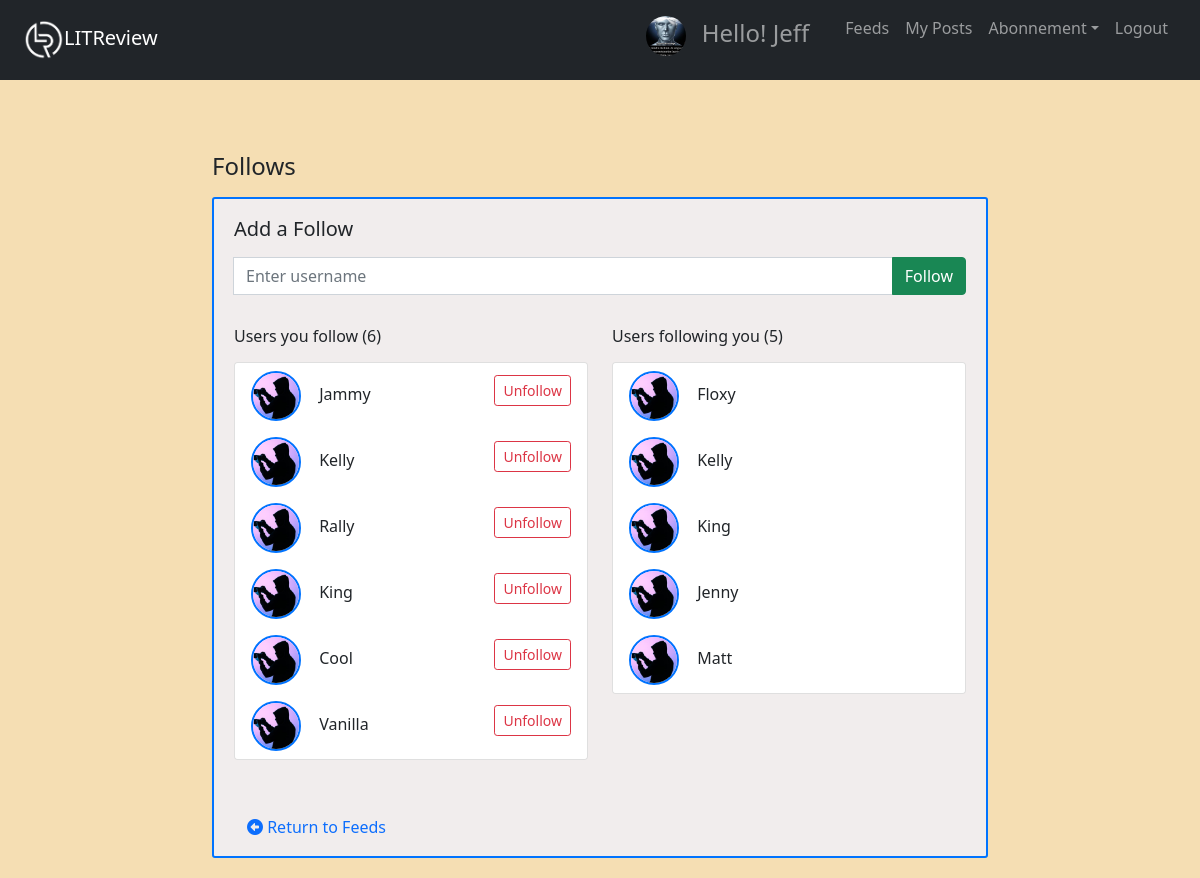
The app's page /follow_page/ (signed in), older data.
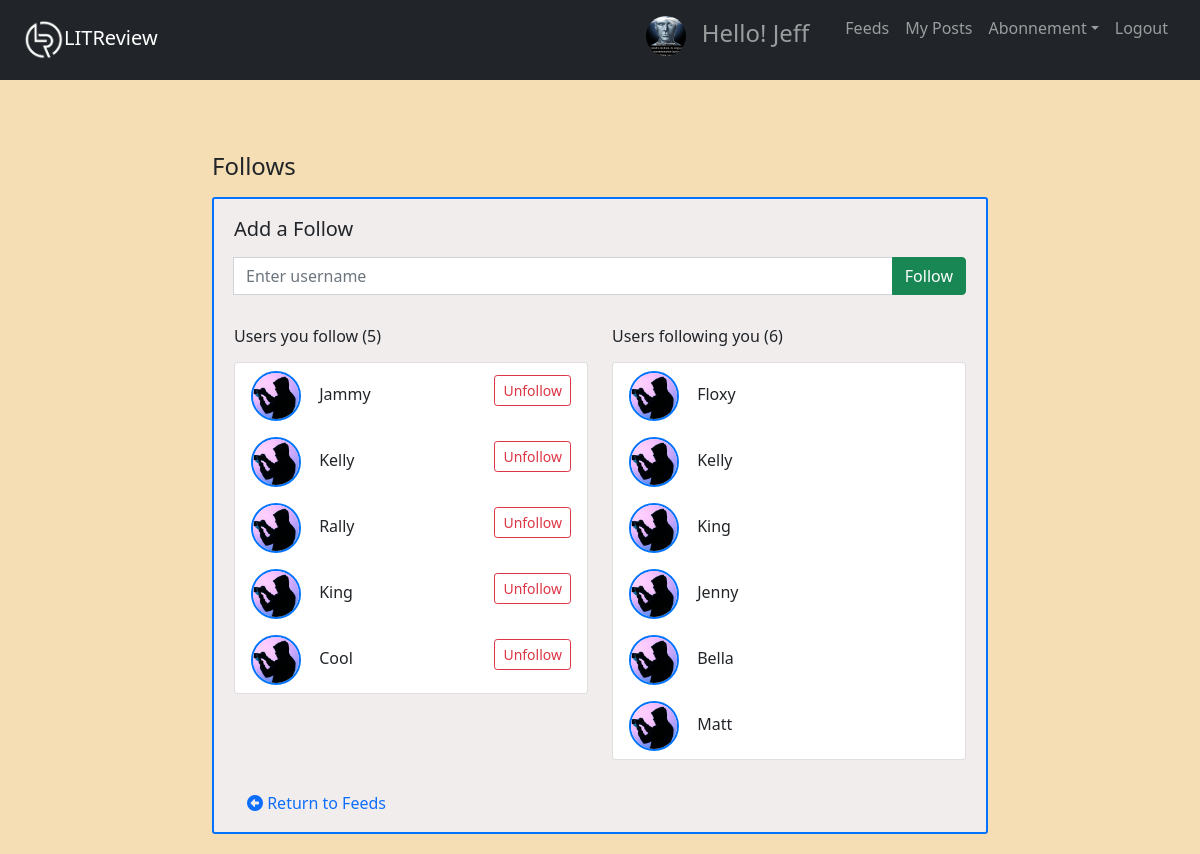
The same page, newer data.
### follow_auth/models.py (models this page shows, shortened)
class UserFollows(models.Model):
    user = models.ForeignKey(
        to=settings.AUTH_USER_MODEL, on_delete=models.CASCADE, related_name="following"
    )
    followed_user = models.ForeignKey(
        to=settings.AUTH_USER_MODEL,
        on_delete=models.CASCADE,
        related_name="followed_by",
    )
    class Meta:
        unique_together = ("user", "followed_user")

### users/models.py (models this page shows, shortened)
class UserProfile(models.Model):
    user = models.OneToOneField(User, on_delete=models.CASCADE)
    image = models.ImageField(default="default.jpg", upload_to="profile_pics")

### users/views.py (the view)
# urls.py: path("follow_page/", f_views.follows_page, name="follows_page"),
@login_required
def follows_page(request):
    if request.method == "POST":
        form = FollowForm(request.POST)
        if form.is_valid():
            try:
                followed_user = User.objects.get(username=request.POST["followed_user"])
                if request.user == followed_user:
                    messages.error(request, "You can't follow yourself!")
                else:
                    try:
                        UserFollows.objects.create(
                            user=request.user, followed_user=followed_user
                        )
                        messages.success(
                            request, f"You are now following {followed_user} !"
                        )
                    except IntegrityError:
                        messages.error(
                            request, f"You are already following {followed_user} !"
                        )
            except User.DoesNotExist:
                messages.error(
                    request, f'The user {form.data["followed_user"]} does not exist.'
                )
    else:
        form = FollowForm()
    user_follows = UserFollows.objects.filter(user=request.user).order_by(
        "followed_user"
    )
    followed_by = UserFollows.objects.filter(followed_user=request.user).order_by(
        "user"
    )
    context = {
        "form": form,
        "user_follows": user_follows,
        "followed_by": followed_by,
        "title": "Follows",
    }
    return render(request, "follow_auth/follow_page.html", context)

### follow_auth/forms.py
class FollowForm(forms.Form):
    followed_user = forms.CharField(
        label=False,
        widget=forms.TextInput(attrs={"placeholder": "Rechercher un utilisateur"}),
    )

### follow_auth/templates/follow_auth/follow_page.html (shortened to what this page needs)
{% extends "feeds/base.html" %}
{% load crispy_forms_tags %}
{% block content %}
<div class="container p-0 mt-4">
  <div class="row mb-2">
    <h4 class="col-8 py-2 mb-0">Follows</h4>
  </div>
</div>
<div class="content-section">
  <h5 class="mb-3 mt-2">Add a Follow</h5>
  <fieldset class="form-group mt-3">
    <form class="input-group mb-3" method="POST">
      <input class="form-control" id="followed_user" type="text" name="followed_user" placeholder="Enter username">
      <div class="input-group-append">
        <button class="btn btn-success" id="button-addon2" type="submit">Follow</button>
      </div>
    </form>
  </fieldset>
  <div class="row">
    <div class="col">
      <h6 class="mb-3">Users you follow ({{ user_follows.count }})</h6>
       {% if user_follows %}
        <div class="card mb-5">
          <ul class="list-group list-group-flush">
            {% for follow in user_follows %}
              <li class="list-group-item">
                <p class="mb-0">
                  <img class="rounded-circle article-img" src="{{ follow.followed_user.userprofile.image.url}}"
                       style="height:50px; width:50px" alt="{{ follow.followed_user.username }} profile picture">
                       {{ follow.followed_user.username }}
                  <a class="btn btn-outline-danger btn-sm float-right mt-1" href="{% url 'confirm-unfollow' follow.id %}">
                    Unfollow
                  </a>
                </p>
              </li>
            {% endfor %}
          </ul>
        </div>
      {% endif %}
    </div>
    <div class="col">
      <h6 class="mb-3">Users following you ({{ followed_by.count }})</h6>
      {% if followed_by %}
        <div class="card mb-4">
          <ul class="list-group list-group-flush">
            {% for follow in followed_by %}
              <li class="list-group-item">
                <p class="mb-0">
                  <img class="rounded-circle article-img" src="{{ follow.user.userprofile.image.url }}"
                       style="height:50px; width:50px" alt="{{ follow.user.username }} profile picture">
                  {{ follow.user.username }}
                </p>
              </li>
            {% endfor %}
          </ul>
        </div>
      {% endif %}
    </div>
  </div>
  <a class="btn btn-link text-decoration-none" href="{% url 'feeds-home' %}"><i class="fas fa-arrow-alt-circle-left"></i> Return to Feeds</a>
</div>
{% endblock content %}

Row changes from the older to the newer data that the page shows:
removed UserFollows: followed_user.userprofile.image (placeholder picture), followed_user.username "Vanilla", shown under "Users you follow (6)"
added UserFollows: user.userprofile.image (placeholder picture), user.username "Bella", shown under "Users following you (6)"
Text that changed along with them:
{{ user_follows.count }}: "6" → "5"
{{ followed_by.count }}: "5" → "6"
